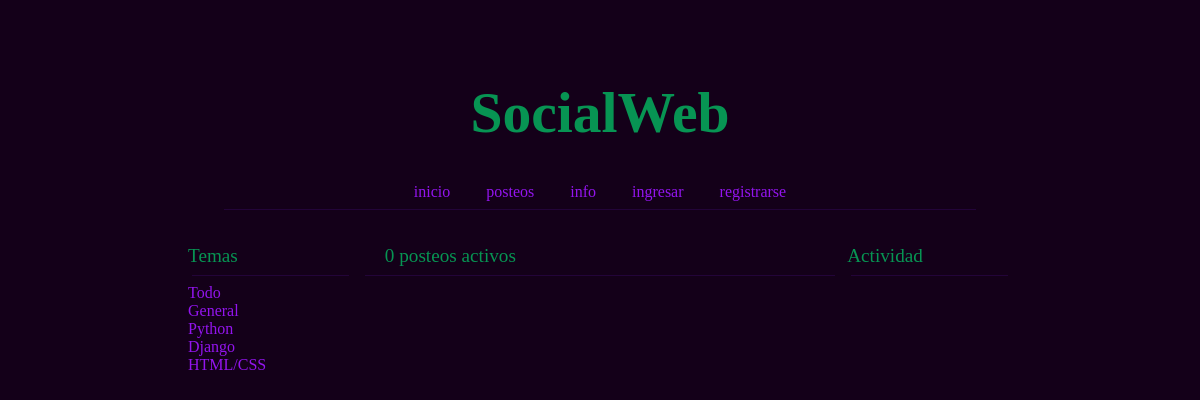
The app's page /posts/?q=Viajes, older data.
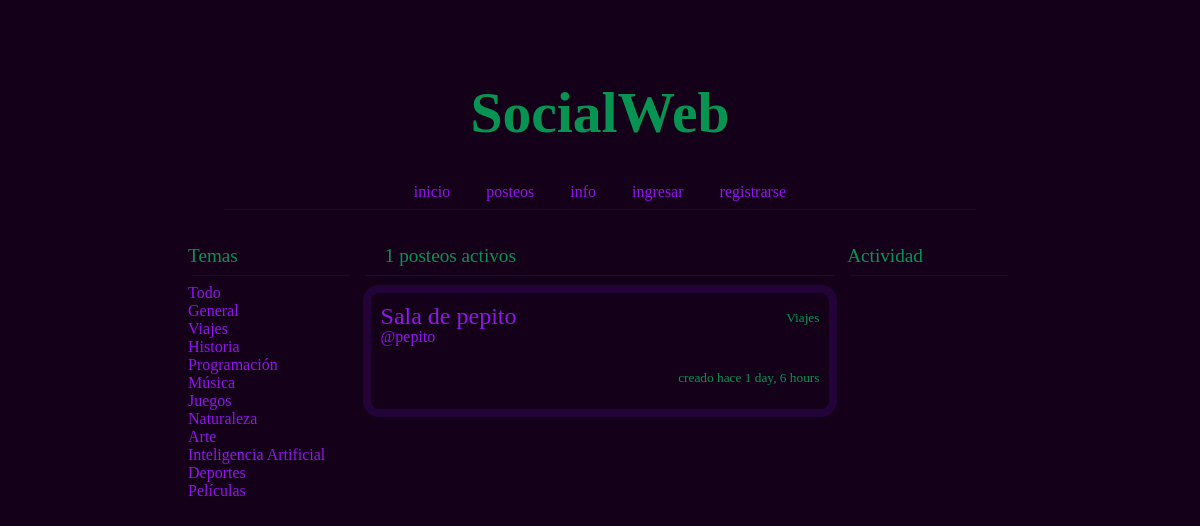
The same page, newer data.
### core/models.py (models this page shows, shortened)
class Topic(models.Model):
    name = models.CharField(max_length=200)

class Room(models.Model):
    host = models.ForeignKey(User, on_delete=models.SET_NULL, null=True)
    topic = models.ForeignKey(Topic, on_delete=models.SET_NULL, null=True)
    name = models.CharField(max_length=100)
    image = models.ImageField(upload_to='images/', null=True, blank=True)
    description = models.TextField(null=True, blank=True)
    participants = models.ManyToManyField(User, related_name="participants", blank=True)
    updated = models.DateTimeField(auto_now=True)
    created = models.DateTimeField(auto_now_add=True)
    class Meta:
        ordering = ["-updated", "-created"]

### core/views.py (the view)
# urls.py: path("posts/", views.home, name="home"),
def home(request):
    q = request.GET.get('q') if request.GET.get('q') != None else ''
    rooms = Room.objects.filter(
        Q(topic__name__icontains=q) |
        Q(name__icontains=q) |
        Q(host__username__icontains=q) |
        Q(description__icontains=q)
        )
    topics = Topic.objects.all()
    room_count = rooms.count()
    room_messages = Message.objects.filter(Q(room__name__icontains=q))
    context = {"rooms": rooms, "topics": topics, "room_count": room_count, "room_messages": room_messages}
    return render(request, "core/home.html", context)

### templates/core/home.html (shortened to what this page needs)
{% extends 'core/main.html' %}
{% block content %}
<div class="home-container">
    <div>
        {% include "core/topics_component.html" %}
    </div>
    <div>
        <br>
        <big class="info">{{room_count}} posteos activos</big>
        <hr>
        {% include "core/feed_component.html" %}
    </div>
    <div>
        {% include "core/activity_component.html" %}
    </div>
</div>
{% endblock %}

### templates/core/topics_component.html
<br>
<big>Temas</big>
<hr>
<div>
    <a href="{% url 'home' %}">Todo</a>
</div>
{% for topic in topics %}
<div>
    <a href="{% url 'home' %}?q={{topic.name}}">{{topic.name}}</a>
</div>
{% endfor %}

### templates/core/feed_component.html (shortened to what this page needs)
<div>
    {% for room in rooms %}
        <div class="room">
            <big class="room-title"><a href="{% url 'room' room.id %}">{{room.name}}</a></big>
            <small class="topic">{{room.topic.name}}</small>
            <br>
            {% if room.host.id %}
            <a href="{% url 'user-profile' room.host.id  %}">@{{room.host.username}}</a>
            {% endif %}
            <br>
            <small class="creation-date">creado hace {{room.created|timesince}}</small>
            <br>
        </div>
    {% endfor %}
</div>

Row changes from the older to the newer data that the page shows:
changed Topic: name "Python" → "Viajes"
changed Topic: name "Django" → "Historia"
changed Topic: name "HTML/CSS" → "Programación"
added Topic: name "Música"
added Topic: name "Juegos"
added Topic: name "Naturaleza"
added Topic: name "Arte"
added Topic: name "Inteligencia Artificial"
added Topic: name "Deportes"
added Topic: name "Películas"
added Room: name "Sala de pepito", topic.name "Viajes", host.username "pepito", created "1 day, 6 hours"
Text that changed along with them:
{{ room_count }}: "0" → "1"
